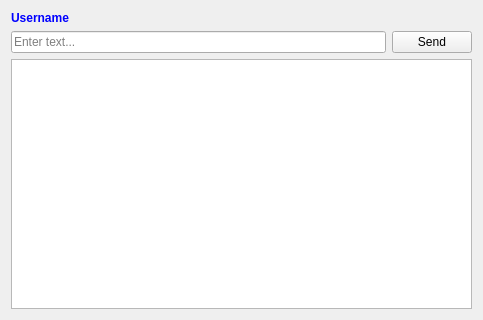
<?xml version="1.0" encoding="UTF-8"?>
<ui version="4.0">
 <class>UserForm</class>
 <widget class="QWidget" name="UserForm">
  <property name="geometry">
   <rect>
    <x>0</x>
    <y>0</y>
    <width>483</width>
    <height>320</height>
   </rect>
  </property>
  <property name="windowTitle">
   <string>Form</string>
  </property>
  <layout class="QVBoxLayout" name="verticalLayout">
   <item>
    <widget class="QLabel" name="username">
     <property name="styleSheet">
      <string notr="true">color: blue; font: bold</string>
     </property>
     <property name="text">
      <string>Username</string>
     </property>
    </widget>
   </item>
   <item>
    <layout class="QHBoxLayout" name="horizontalLayout">
     <item>
      <widget class="QLineEdit" name="lineEdit">
       <property name="text">
        <string/>
       </property>
       <property name="placeholderText">
        <string>Enter text...</string>
       </property>
      </widget>
     </item>
     <item>
      <widget class="QPushButton" name="pushButton">
       <property name="text">
        <string>Send</string>
       </property>
      </widget>
     </item>
    </layout>
   </item>
   <item>
    <widget class="QTextBrowser" name="textBrowser">
     <property name="styleSheet">
      <string notr="true"/>
     </property>
    </widget>
   </item>
  </layout>
 </widget>
 <resources/>
 <connections/>
</ui>
